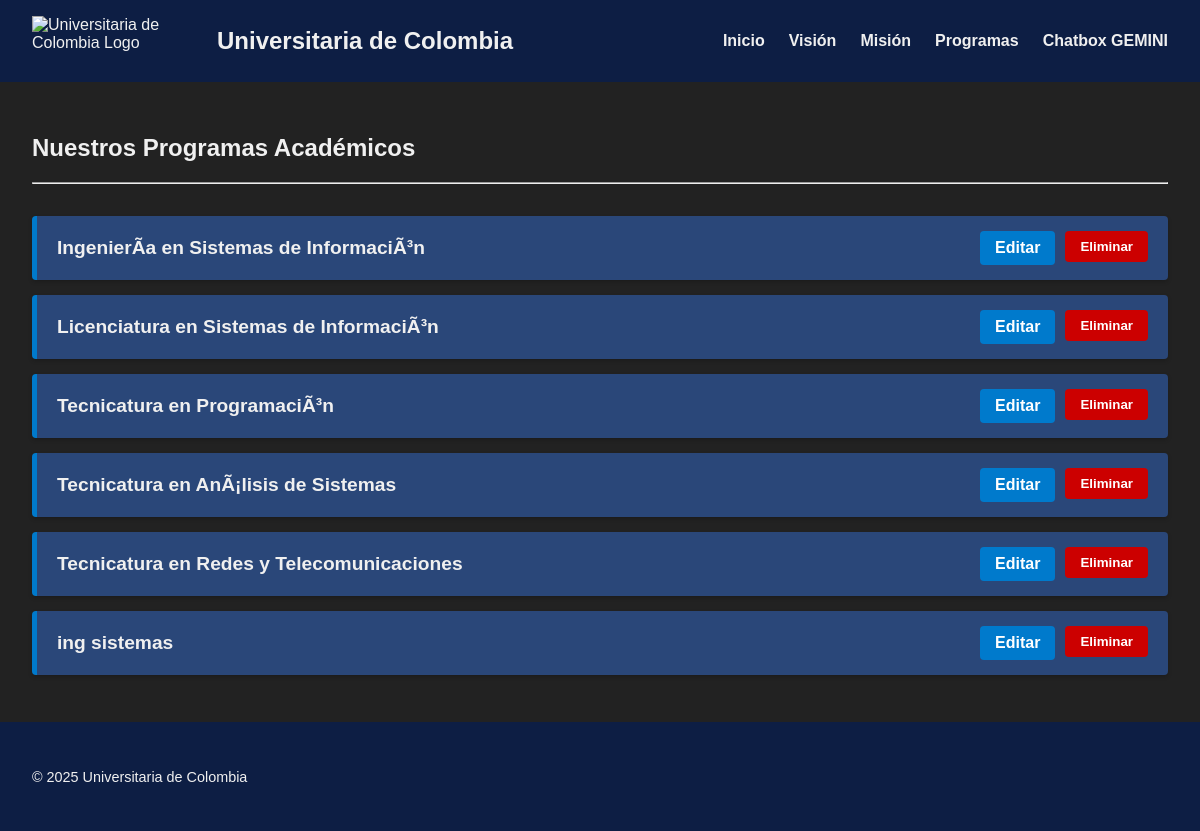
/programas, run on the app's committed database.
### tables this page shows
CREATE TABLE carrera (
    id INTEGER PRIMARY KEY AUTOINCREMENT,
    descripcion TEXT NOT NULL UNIQUE
);

### main.py (the view)
@app.route('/programas')
def programas():
    conn = db.create_connection()
    carreras = []
    if conn:
        try:
            cursor = conn.cursor()
            cursor.execute("SELECT * FROM carrera")
            carreras = cursor.fetchall()
        except sqlite3.Error as e:
            print(f"Error consultando la base de datos: {e}")
        finally:
            conn.close()
    return render_template('programas.html', carreras=carreras)

### database.py (called while the page is built)
def create_connection():
    conn = None
    try:
        db_path = os.path.join(BASE_DIR, DATABASE)
        conn = sqlite3.connect(db_path)
        conn.row_factory = sqlite3.Row
    except sqlite3.Error as e:
        print(f"Error connecting to database: {e}")
    return conn

### templates/programas.html
{% extends "base.html" %}
{% block content %}
    <h2>Nuestros Programas Académicos</h2>
    <hr>
    <div class="program-list">
        {% for carrera in carreras %}
        <div class="programa-item">
            <h3>{{ carrera['descripcion'] }}</h3>
            <div class="actions">
                <a href="{{ url_for('editar_carrera', id=carrera['id']) }}" class="edit-btn">
                    Editar
                </a>
                <form method="POST" action="{{ url_for('eliminar_carrera', id=carrera['id']) }}"
                      style="display: inline;"> <button type="submit" onclick="return confirm('¿Estás seguro de que quieres eliminar este programa?');" class="delete-btn">
                        Eliminar
                    </button>
                </form>
            </div>
        </div>
        {% else %}
        <p>No hay programas disponibles.</p>
        {% endfor %}
    </div>
{% endblock %}

### templates/base.html
<!DOCTYPE html>
<html lang="es">
<head>
    <link rel="stylesheet" href="{{ url_for('static', filename='styles.css') }}">
</head>
<body>
    <header>
        <div class="logo">
            <img src="https://universitariadecolombia.edu.co/wp-content/uploads/2025/04/Logo_universitaria_white_3-1.png" width="169" height="57" alt="Universitaria de Colombia Logo">
            <h1>Universitaria de Colombia</h1>
        </div>
        <nav>
            <ul>
                <li><a href="{{ url_for('index') }}">Inicio</a></li>
                <li><a href="{{ url_for('vision') }}">Visión</a></li>
                <li><a href="{{ url_for('mision') }}">Misión</a></li>
                <li><a href="{{ url_for('programas') }}">Programas</a></li>
                 <li><a href="{{ url_for('chat') }}">Chatbox GEMINI</a></li>
            </ul>
        </nav>
    </header>
    <main class="page-content">
        {% block content %}{% endblock %}
    </main>
    <footer>
        <p>&copy; 2025 Universitaria de Colombia</p>
        </footer>
</body>
</html>

### static/styles.css (style rules this page uses)
:root { --bg-dark: #0d1e44; --bg-medium: #1e3a6c; --text-light: #f0f0f0; --highlight-blue: #007ACC; --highlight-red: #CC0000; --highlight-yellow: #ffcc00; --font-family: 'Arial', sans-serif; }
html, body { height: 100%; margin: 0; padding: 0; }
body { background-color: #222; color: var(--text-light); font-family: var(--font-family); display: flex; flex-direction: column; }
.page-content { flex-grow: 1; padding: 2rem; max-width: 1200px; margin: 0 auto; width: 100%; box-sizing: border-box; }
header { background-color: var(--bg-dark); color: var(--text-light); padding: 1rem 2rem; display: flex; justify-content: space-between; align-items: center; }
.logo { display: flex; align-items: center; }
.logo img { height: 50px; margin-right: 1rem; }
.logo h1 { font-size: 1.5rem; margin: 0; }
nav ul { list-style: none; margin: 0; padding: 0; display: flex; gap: 1.5rem; }
nav a { color: var(--text-light); text-decoration: none; font-weight: bold; transition: color 0.3s ease; }
footer { background-color: var(--bg-dark); color: var(--text-light); padding: 2rem; font-size: 0.9rem; width: 100%; box-sizing: border-box; }
.program-list { margin-top: 2rem; }
.programa-item { background-color: #2a4779; padding: 15px 20px; margin-bottom: 15px; border-left: 5px solid var(--highlight-blue); border-radius: 4px; display: flex; justify-content: space-between; align-items: center; box-shadow: 0 2px 4px rgba(0, 0, 0, 0.2); }
.programa-item h3 { margin: 0; font-size: 1.2rem; color: var(--text-light); }
.actions { display: flex; gap: 10px; }
.edit-btn, .delete-btn, form[action*="agregar_programa"] button[type="submit"] { padding: 8px 15px; text-decoration: none; border-radius: 4px; transition: background-color 0.2s; border: none; cursor: pointer; font-weight: bold; color: white; }
.edit-btn { background-color: var(--highlight-blue); }
.delete-btn { background-color: var(--highlight-red); }

### data on the page
carrera: descripcion "IngenierÃ­a en Sistemas de InformaciÃ³n"
carrera: descripcion "Licenciatura en Sistemas de InformaciÃ³n"
carrera: descripcion "Tecnicatura en ProgramaciÃ³n"
carrera: descripcion "Tecnicatura en AnÃ¡lisis de Sistemas"
carrera: descripcion "Tecnicatura en Redes y Telecomunicaciones"
carrera: descripcion "ing sistemas"
